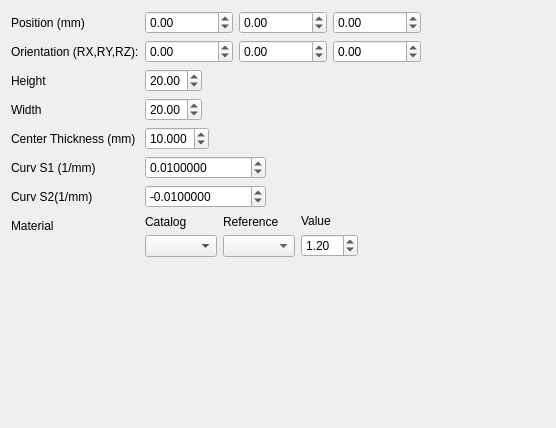
<?xml version="1.0" encoding="UTF-8"?>
<ui version="4.0">
 <class>Dialog</class>
 <widget class="QDialog" name="Dialog">
  <property name="geometry">
   <rect>
    <x>0</x>
    <y>0</y>
    <width>556</width>
    <height>428</height>
   </rect>
  </property>
  <property name="windowTitle">
   <string>Spherical Lens</string>
  </property>
  <layout class="QVBoxLayout" name="verticalLayout">
   <item>
    <layout class="QFormLayout" name="formLayout">
     <property name="sizeConstraint">
      <enum>QLayout::SetMaximumSize</enum>
     </property>
     <property name="fieldGrowthPolicy">
      <enum>QFormLayout::ExpandingFieldsGrow</enum>
     </property>
     <item row="2" column="0">
      <widget class="QLabel" name="label_2">
       <property name="text">
        <string>Height</string>
       </property>
      </widget>
     </item>
     <item row="2" column="1">
      <widget class="QDoubleSpinBox" name="H">
       <property name="value">
        <double>20.000000000000000</double>
       </property>
      </widget>
     </item>
     <item row="4" column="0">
      <widget class="QLabel" name="label">
       <property name="text">
        <string>Center Thickness (mm)</string>
       </property>
      </widget>
     </item>
     <item row="4" column="1">
      <widget class="QDoubleSpinBox" name="CT">
       <property name="decimals">
        <number>3</number>
       </property>
       <property name="value">
        <double>10.000000000000000</double>
       </property>
      </widget>
     </item>
     <item row="5" column="0">
      <widget class="QLabel" name="label_3">
       <property name="text">
        <string>Curv S1 (1/mm)</string>
       </property>
      </widget>
     </item>
     <item row="5" column="1">
      <widget class="QDoubleSpinBox" name="CS1">
       <property name="decimals">
        <number>7</number>
       </property>
       <property name="minimum">
        <double>-100000.000000000000000</double>
       </property>
       <property name="maximum">
        <double>100000.000000000000000</double>
       </property>
       <property name="value">
        <double>0.010000000000000</double>
       </property>
      </widget>
     </item>
     <item row="6" column="0">
      <widget class="QLabel" name="label_4">
       <property name="text">
        <string>Curv S2(1/mm)</string>
       </property>
      </widget>
     </item>
     <item row="6" column="1">
      <widget class="QDoubleSpinBox" name="CS2">
       <property name="decimals">
        <number>7</number>
       </property>
       <property name="minimum">
        <double>-100000.000000000000000</double>
       </property>
       <property name="maximum">
        <double>100000.000000000000000</double>
       </property>
       <property name="value">
        <double>-0.010000000000000</double>
       </property>
      </widget>
     </item>
     <item row="7" column="1">
      <layout class="QHBoxLayout" name="horizontalLayout_2">
       <item>
        <layout class="QVBoxLayout" name="verticalLayout_4">
         <item>
          <widget class="QLabel" name="label_8">
           <property name="text">
            <string>Catalog</string>
           </property>
          </widget>
         </item>
         <item>
          <widget class="QComboBox" name="Catalog"/>
         </item>
        </layout>
       </item>
       <item>
        <layout class="QVBoxLayout" name="verticalLayout_5">
         <item>
          <widget class="QLabel" name="label_9">
           <property name="text">
            <string>Reference</string>
           </property>
          </widget>
         </item>
         <item>
          <widget class="QComboBox" name="Reference"/>
         </item>
        </layout>
       </item>
       <item>
        <layout class="QVBoxLayout" name="verticalLayout_2">
         <item>
          <widget class="QLabel" name="label_6">
           <property name="text">
            <string>Value</string>
           </property>
          </widget>
         </item>
         <item>
          <widget class="QDoubleSpinBox" name="Value">
           <property name="minimum">
            <double>1.000000000000000</double>
           </property>
           <property name="singleStep">
            <double>0.100000000000000</double>
           </property>
           <property name="value">
            <double>1.200000000000000</double>
           </property>
          </widget>
         </item>
        </layout>
       </item>
      </layout>
     </item>
     <item row="1" column="0">
      <widget class="QLabel" name="label_7">
       <property name="text">
        <string>Orientation (RX,RY,RZ):</string>
       </property>
      </widget>
     </item>
     <item row="0" column="0">
      <widget class="QLabel" name="label_10">
       <property name="text">
        <string>Position (mm)</string>
       </property>
      </widget>
     </item>
     <item row="0" column="1">
      <layout class="QHBoxLayout" name="horizontalLayout_3">
       <item>
        <widget class="QDoubleSpinBox" name="Xpos">
         <property name="minimum">
          <double>-1000000.000000000000000</double>
         </property>
         <property name="maximum">
          <double>1000000.000000000000000</double>
         </property>
        </widget>
       </item>
       <item>
        <widget class="QDoubleSpinBox" name="Ypos">
         <property name="minimum">
          <double>-1000000.000000000000000</double>
         </property>
         <property name="maximum">
          <double>1000000.000000000000000</double>
         </property>
        </widget>
       </item>
       <item>
        <widget class="QDoubleSpinBox" name="Zpos">
         <property name="minimum">
          <double>-1000000.000000000000000</double>
         </property>
         <property name="maximum">
          <double>1000000.000000000000000</double>
         </property>
        </widget>
       </item>
      </layout>
     </item>
     <item row="1" column="1">
      <layout class="QHBoxLayout" name="horizontalLayout">
       <item>
        <widget class="QDoubleSpinBox" name="Xrot">
         <property name="minimum">
          <double>-1000000.000000000000000</double>
         </property>
         <property name="maximum">
          <double>1000000.000000000000000</double>
         </property>
        </widget>
       </item>
       <item>
        <widget class="QDoubleSpinBox" name="Yrot">
         <property name="minimum">
          <double>-1000000.000000000000000</double>
         </property>
         <property name="maximum">
          <double>1000000.000000000000000</double>
         </property>
         <property name="value">
          <double>0.000000000000000</double>
         </property>
        </widget>
       </item>
       <item>
        <widget class="QDoubleSpinBox" name="Zrot">
         <property name="minimum">
          <double>-1000000.000000000000000</double>
         </property>
         <property name="maximum">
          <double>1000000.000000000000000</double>
         </property>
        </widget>
       </item>
      </layout>
     </item>
     <item row="7" column="0">
      <widget class="QLabel" name="label_5">
       <property name="text">
        <string>Material</string>
       </property>
      </widget>
     </item>
     <item row="3" column="0">
      <widget class="QLabel" name="label_11">
       <property name="text">
        <string>Width</string>
       </property>
      </widget>
     </item>
     <item row="3" column="1">
      <widget class="QDoubleSpinBox" name="W">
       <property name="value">
        <double>20.000000000000000</double>
       </property>
      </widget>
     </item>
    </layout>
   </item>
  </layout>
 </widget>
 <resources/>
 <connections/>
</ui>
